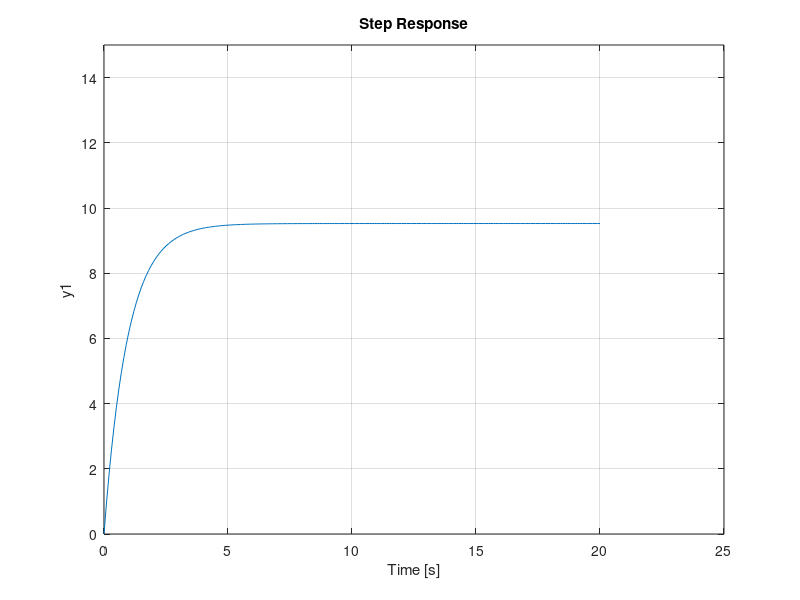
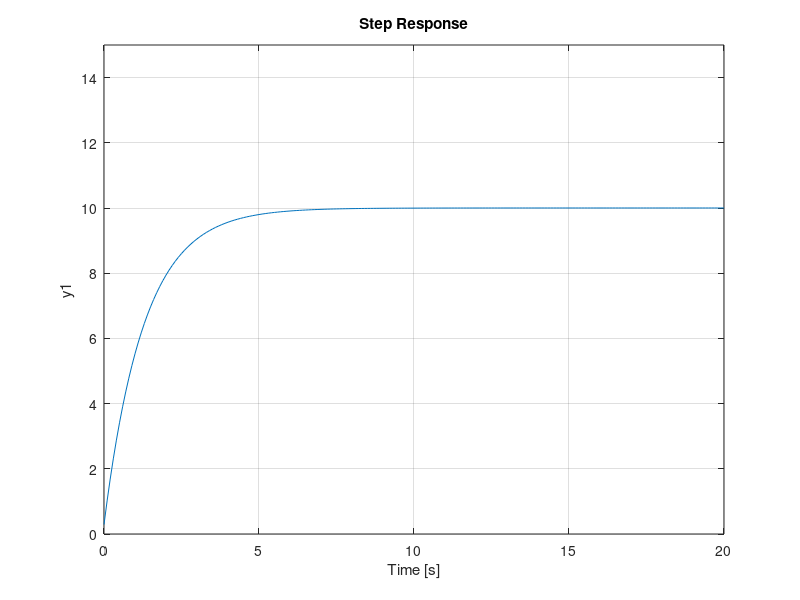

MATLAB code to generate these figures, in order:
m = 1000;
b = 50;
r = 10;

s = tf('s');
plant_tf = 1/(m*s + b);

K_p = 1000;

contr_tf = pid(K_p);

% compute closed loop transfer function
% feedback is 1: only output of contr_tf*plant_tf is fedback
closedloop_tf = feedback(contr_tf*plant_tf, 1);

%% P-Controller Simulation

% reference speed = 10 m/s
t = 0:0.1:20;

% simulate step response of closed loop transfer function
figure
step(r*closedloop_tf, t)
axis([0 25 0 15])

%% PID Controller Simulation
K_p = 800;
K_i = 40;
K_d = 30;
contr_tf = pid(K_p, K_i, K_d);

closedloop_tf = feedback(contr_tf*plant_tf, 1);

t = 0:0.1:20;
figure
step(r*closedloop_tf, t)
axis([0 20 0 15])





